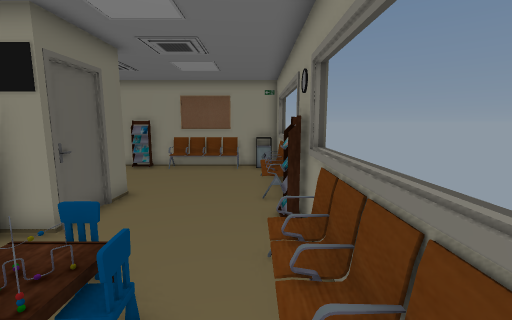
[1] (above)

12 first-person views from a walk through a 3-D level made in the Unity game engine. The camera is 1.3 m above the floor, tilts 8° down and sees 90° across. The floor is counted in squares, 0.5 m on a side. Each view is taken from the middle of a square. On the plan, view 1 faces up. The plan holds only what a view shows up to about 18 squares ahead; the rest is blank. The player character is not drawn.

[2]
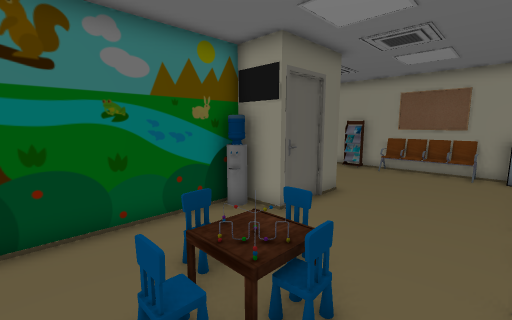

[3]
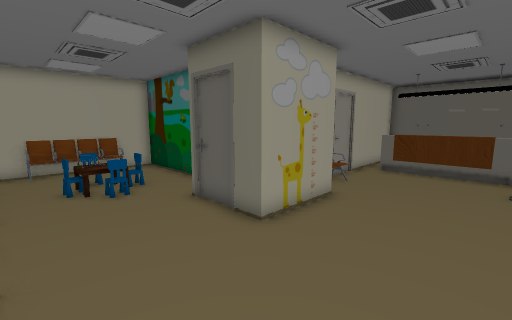

[4]
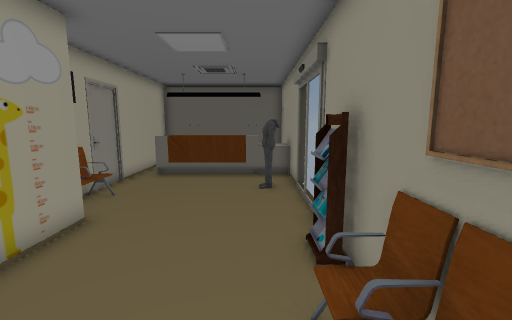

[5]
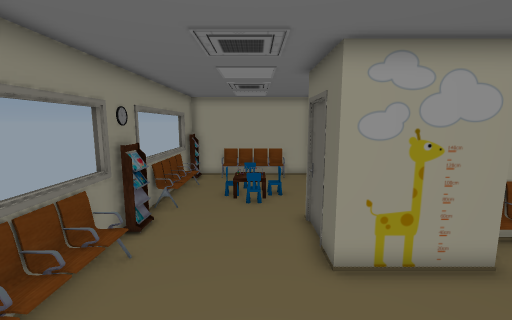

[6]
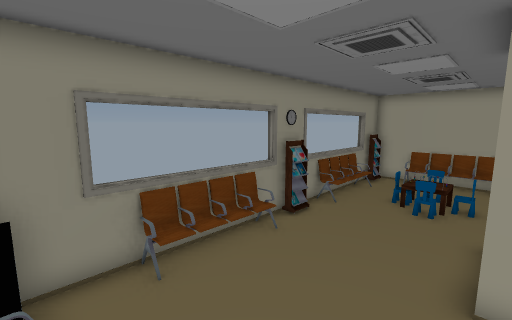

[7]
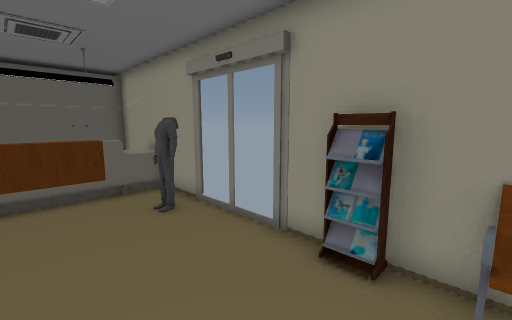

[8]
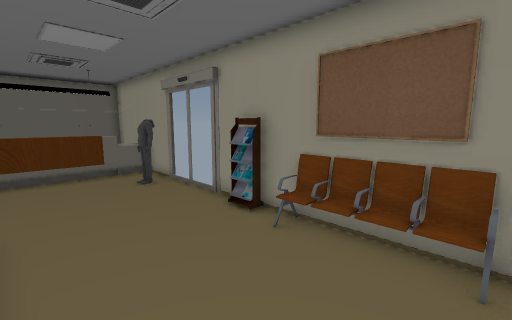

[9]
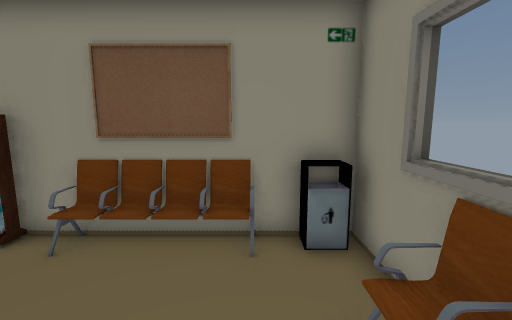

[10]
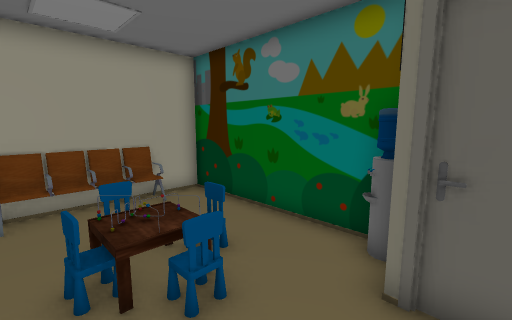

[11]
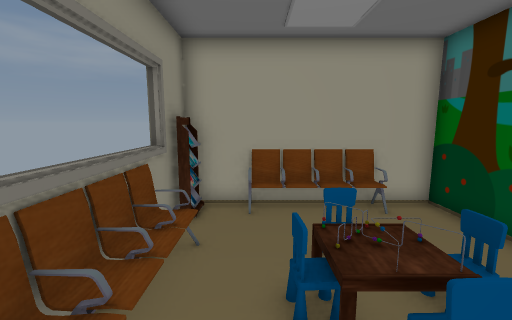

[12]
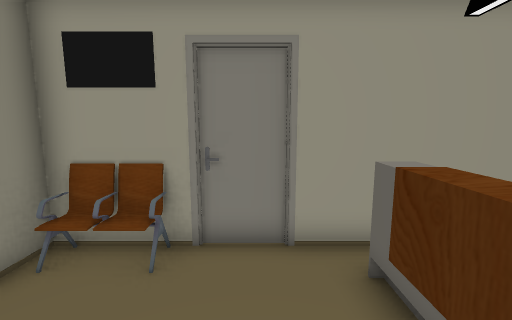

### Floor plan
Key: @ floor where view 1 was taken; # wall or solid block; x gap in a wall; . floor; / step, stairs or slope; = window, fence, low wall or low ledge; ^ raised ledge; O other object.
Columns run from 17 left of view 1 to 2 right of it. Each row starts with its distance up from view 1.
 16 #^###===###########
 15 =^^.OO....##////O^^
 14   =.OO............##
 13   ^...............O#
 12   ^...............#=
 11   ^...............#=
 10  ^^...............#=
  9  ^x.....#####.....##
  8 ######O##   #.....=#
  7             #.....##
  6           ###.....##
  5           ##......O#
  4           #...=#..==
  3           #..=O=..#=
  2           #..=OO..#=
  1           #...==..##
  0           #......@=#
 -1           #.......##
 -2           ######O##

Positions as (right, up) in squares from view 1, and headings:
1: (0, 0), facing up
2: (0, 0), facing up-left
3: (0, 14), facing down-left
4: (-2, 14), facing left
5: (-3, 15), facing down
6: (-5, 15), facing down-right
7: (-5, 11), facing up-left
8: (-1, 10), facing up-left
9: (-1, 10), facing up
10: (-1, 7), facing down-left
11: (-1, 6), facing down
12: (-13, 13), facing down
